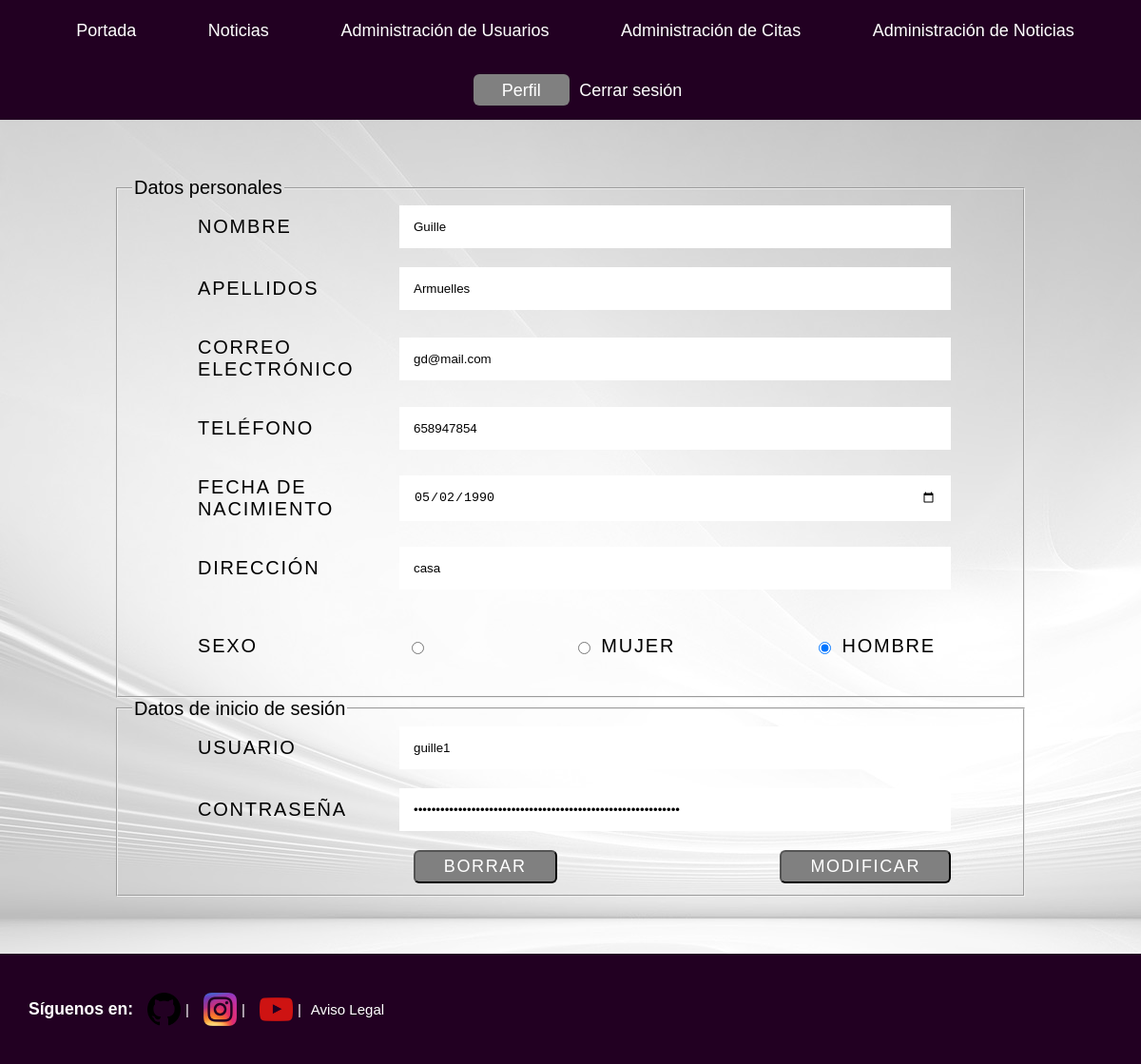
The page /views/perfil/perfil.php (signed in) on the database its author committed.
### tables this page shows
CREATE TABLE `users_login` (
  `idLogin` int(11) NOT NULL,
  `idUser` int(11) NOT NULL,
  `usuario` varchar(50) NOT NULL,
  `password` varchar(255) NOT NULL,
  `rol` enum('admin','user') NOT NULL
);

CREATE TABLE `users_data` (
  `idUser` int(11) NOT NULL,
  `nombre` varchar(25) NOT NULL,
  `apellidos` varchar(50) NOT NULL,
  `email` varchar(50) NOT NULL,
  `telefono` varchar(20) NOT NULL,
  `fNac` date NOT NULL,
  `direccion` varchar(100) DEFAULT NULL,
  `sexo` enum('','hombre','mujer') DEFAULT NULL
);

### views/perfil/perfil.php (called while the page is built, shortened)
    <?php include("./validarPerfil.php"); ?>
<?php include "../footer.php" ?>

### views/perfil/validarPerfil.php (the view, shortened to what this page needs)
<?php
include("../conexionBBDD.php");
$idUsuario = $_SESSION["idUser"];
$result = $mysqli -> query("SELECT * FROM users_data JOIN users_login ON users_data.idUser = users_login.idUser AND users_login.idUser = '".$idUsuario."'");
if ($result -> num_rows > 0) {
    $perfil = $result -> fetch_array();
    }
?>
<div class="container">
    <form action="./modificarPerfil.php" method="post">
        <fieldset>
            <legend>Datos personales</legend>
                <ul class="flex-outer">
                    <li>
                        <label for="modnombre">Nombre</label>
                        <input type="text" name="modnombre"
                            placeholder="Escriba su nombre"
                            value="<?php echo $perfil['nombre'] ?>"
                            title="Escriba sólo letras entre 3 y 15 caracteres">
                    </li>
                    <li>
                        <label for="modapellidos">Apellidos</label>
                        <input type="text" name="modapellidos"
                            placeholder="Escriba sus apellidos"
                            value="<?php echo $perfil['apellidos'] ?>"
                            title="Escriba sólo letras entre 4 y 40 caracteres">
                    </li>
                    <li>
                        <label for="modemail">Correo Electrónico</label>
                        <input type="email" name="modemail"
                            placeholder="Escriba su correo electrónico"
                            value="<?php echo $perfil['email'] ?>">
                    </li>
                    <li>
                        <label for="modtelefono">Teléfono</label>
                        <input type="tel" name="modtelefono"
                            placeholder="Escriba su teléfono"
                            value="<?php echo $perfil['telefono'] ?>"
                            title="Escriba los 9 números de su teléfono movil">
                    </li>
                    <li>
                        <label for="modfnac">Fecha de nacimiento</label>
                        <input type="date" name="modfnac"
                            placeholder="Elija su fecha de nacimiento"
                            value="<?php echo $perfil['fNac'] ?>"
                            title="Elija su fecha de nacimiento">
                    </li>
                    <li>
                        <label for="moddireccion">Dirección</label>
                        <input type="text" name="moddireccion"
                            placeholder="Escriba su dirección" value="<?php echo $perfil['direccion'] ?>"
                            title="Escriba su dirección">
                    </li>
                    <li>
                        <p>Sexo</p>
                        <ul class="flex-inner">
                            <li>
                                <input type="radio" name="modsexo[]"
                                value="" <?php echo ($perfil['sexo']=="")?"checked":"" ?>>
                                <label for="nulo"></label>
                            </li>
                            <li>
                                <input type="radio" name="modsexo[]"
                                value="mujer" <?php echo ($perfil['sexo']=="mujer")?"checked":"" ?>>
                                <label for="mujer">Mujer</label>
                            </li>
                            <li>
                                <input type="radio" name="modsexo[]"
                                value="hombre" <?php echo ($perfil['sexo']=="hombre")?"checked":"" ?>>
                                <label for="hombre">Hombre</label>
                            </li>
                        </ul>
                    </li>
                </ul>
        </fieldset>
        <fieldset>
            <legend>Datos de inicio de sesión</legend>
            <ul class="flex-outer">
                    <li>
                        <label for="modusuario">Usuario</label>
                        <input type="text" name="modusuario"
                            placeholder="Escriba su usuario"
                            value="<?php echo $perfil['usuario'] ?>" readonly>
                    </li>
                    <li>
                        <label for="modpass">Contraseña</label>
                        <input type="password" name="modpass"
                            placeholder="Escriba su contraseña"
                            value="<?php echo $perfil['password']?>">
                    </li>
                    <li class="liButtons">
                        <button type="reset">Borrar</button>
                        <button type="submit"> Modificar </button>
                    </li>
            </ul>
        </fieldset>
    </form>
</div>

### css/estilos.css (style rules this page uses)
:root { --colorFondo: white; --hover: darkcyan; --fondoMenu: rgb(34, 0, 34); --colorTexto: white; }
html, body { margin:0; padding:0px; font-size:20px; font-family: Helvetica, sans-serif; }
body { background-image: url(../asset/images/logo3.jpg); background-attachment: fixed; overflow-x: hidden; box-sizing: border-box; display: flex; flex-direction: column; min-height: 100vh; }
.container { width: 80%; max-width: 1200px; margin: 0 auto; padding: 5% 0; }
.container * { box-sizing: border-box; }
.flex-outer, .flex-inner { list-style-type: none; padding: 0; }
.flex-outer { max-width: 800px; margin: 0 auto; }
.flex-outer li, .flex-inner { display: flex; flex-wrap: wrap; align-items: center; }
.flex-inner { padding: 0 8px; justify-content:space-between; }
.flex-outer > li:not(:last-child) { margin-bottom: 20px; }
.flex-outer li label, .flex-outer li p { padding: 8px; font-weight: 200; letter-spacing: .09em; text-transform: uppercase; }
.flex-outer > li >label, .flex-outer li p { flex: 1 0 120px; max-width: 220px; }
.flex-outer > li > label + *, .flex-inner { flex: 1 0 220px; }
.flex-outer li input:not([type='radio']), .flex-outer li textarea { padding: 15px; border: none; }
.flex-outer .liButtons { display: flex; flex-wrap: wrap; align-items: center; }
.flex-outer .liButtons button { background-color: gray; color: var(--colorTexto); text-transform: uppercase; letter-spacing: 0.09em; padding: 5px 30px; margin-left: auto; border-radius: 6px; font-size: large; }

### rows shown on the page
users_login: modnombre "Guille", modapellidos "Armuelles", modemail "gd@mail.com", modtelefono "658947854", modfnac "05/02/1990", moddireccion "casa", modusuario "guille1"
users_data: sexo "☑"
